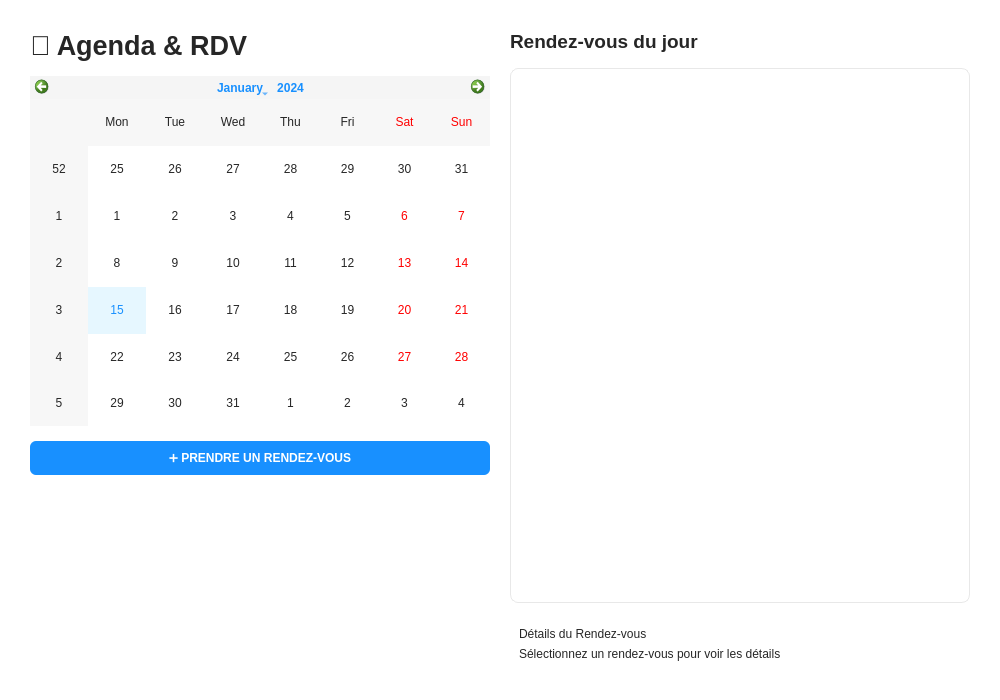
<?xml version="1.0" encoding="UTF-8"?>
<ui version="4.0">
 <class>AgendaWidget</class>
 <widget class="QWidget" name="AgendaWidget">
  <property name="geometry">
   <rect>
    <x>0</x>
    <y>0</y>
    <width>1000</width>
    <height>700</height>
   </rect>
  </property>
  <property name="styleSheet">
   <string notr="true">QWidget {
    background-color: #ffffff;
    color: #262626;
}
QCalendarWidget {
    background-color: #ffffff;
    color: #262626;
    border: 1px solid #e8e8e8;
    border-radius: 8px;
}
QCalendarWidget QAbstractItemView:enabled {
    background-color: #ffffff;
    color: #262626;
    selection-background-color: #e6f7ff;
    selection-color: #1890ff;
}
QCalendarWidget QWidget#qt_calendar_navigationbar {
    background-color: #f5f5f5;
}
QCalendarWidget QToolButton {
    color: #1890ff;
    background-color: transparent;
    font-weight: bold;
}
QListWidget {
    background-color: #ffffff;
    border: 1px solid #e8e8e8;
    border-radius: 8px;
    padding: 10px;
    color: #262626;
}
QListWidget::item:selected {
    background-color: #e6f7ff;
    color: #1890ff;
}
QPushButton#btnAddAppointment {
    background-color: #1890ff;
    color: #ffffff;
    font-weight: bold;
    border-radius: 6px;
    padding: 10px;
}
QPushButton#btnAddAppointment:hover {
    background-color: #40a9ff;
}</string>
  </property>
  <layout class="QHBoxLayout" name="horizontalLayout">
   <property name="spacing">
    <number>20</number>
   </property>
   <property name="leftMargin">
    <number>30</number>
   </property>
   <property name="topMargin">
    <number>30</number>
   </property>
   <property name="rightMargin">
    <number>30</number>
   </property>
   <property name="bottomMargin">
    <number>30</number>
   </property>
   <item>
    <layout class="QVBoxLayout" name="leftLayout">
     <property name="spacing">
      <number>15</number>
     </property>
     <item>
      <widget class="QLabel" name="label">
       <property name="font">
        <font>
         <family>Segoe UI</family>
         <pointsize>20</pointsize>
         <weight>75</weight>
         <bold>true</bold>
        </font>
       </property>
       <property name="text">
        <string>📅 Agenda &amp; RDV</string>
       </property>
      </widget>
     </item>
     <item>
      <widget class="QCalendarWidget" name="calendarWidget">
       <property name="minimumSize">
        <size>
         <width>400</width>
         <height>350</height>
        </size>
       </property>
      </widget>
     </item>
     <item>
      <widget class="QPushButton" name="btnAddAppointment">
       <property name="text">
        <string>➕ PRENDRE UN RENDEZ-VOUS</string>
       </property>
      </widget>
     </item>
     <item>
      <spacer name="verticalSpacer">
       <property name="orientation">
        <set>Qt::Vertical</set>
       </property>
       <property name="sizeHint" stdset="0">
        <size>
         <width>20</width>
         <height>40</height>
        </size>
       </property>
      </spacer>
     </item>
    </layout>
   </item>
   <item>
    <layout class="QVBoxLayout" name="rightLayout">
     <property name="spacing">
      <number>15</number>
     </property>
     <item>
      <widget class="QLabel" name="lblSelectedDate">
       <property name="font">
        <font>
         <pointsize>14</pointsize>
         <weight>75</weight>
         <bold>true</bold>
        </font>
       </property>
       <property name="text">
        <string>Rendez-vous du jour</string>
       </property>
      </widget>
     </item>
     <item>
      <widget class="QListWidget" name="listAppointments"/>
     </item>
     <item>
      <widget class="QFrame" name="appointmentDetails">
       <property name="styleSheet">
        <string notr="true">QWidget {
    background-color: #ffffff;
    color: #262626;
}
QCalendarWidget {
    background-color: #ffffff;
    color: #262626;
    border: 1px solid #e8e8e8;
    border-radius: 8px;
}
QCalendarWidget QAbstractItemView:enabled {
    background-color: #ffffff;
    color: #262626;
    selection-background-color: #e6f7ff;
    selection-color: #1890ff;
}
QCalendarWidget QWidget#qt_calendar_navigationbar {
    background-color: #f5f5f5;
}
QCalendarWidget QToolButton {
    color: #1890ff;
    background-color: transparent;
    font-weight: bold;
}
QListWidget {
    background-color: #ffffff;
    border: 1px solid #e8e8e8;
    border-radius: 8px;
    padding: 10px;
    color: #262626;
}
QListWidget::item:selected {
    background-color: #e6f7ff;
    color: #1890ff;
}
QPushButton#btnAddAppointment {
    background-color: #1890ff;
    color: #ffffff;
    font-weight: bold;
    border-radius: 6px;
    padding: 10px;
}
QPushButton#btnAddAppointment:hover {
    background-color: #40a9ff;
}</string>
       </property>
       <layout class="QVBoxLayout" name="verticalLayout">
        <item>
         <widget class="QLabel" name="label_2">
          <property name="styleSheet">
           <string notr="true">QWidget {
    background-color: #ffffff;
    color: #262626;
}
QCalendarWidget {
    background-color: #ffffff;
    color: #262626;
    border: 1px solid #e8e8e8;
    border-radius: 8px;
}
QCalendarWidget QAbstractItemView:enabled {
    background-color: #ffffff;
    color: #262626;
    selection-background-color: #e6f7ff;
    selection-color: #1890ff;
}
QCalendarWidget QWidget#qt_calendar_navigationbar {
    background-color: #f5f5f5;
}
QCalendarWidget QToolButton {
    color: #1890ff;
    background-color: transparent;
    font-weight: bold;
}
QListWidget {
    background-color: #ffffff;
    border: 1px solid #e8e8e8;
    border-radius: 8px;
    padding: 10px;
    color: #262626;
}
QListWidget::item:selected {
    background-color: #e6f7ff;
    color: #1890ff;
}
QPushButton#btnAddAppointment {
    background-color: #1890ff;
    color: #ffffff;
    font-weight: bold;
    border-radius: 6px;
    padding: 10px;
}
QPushButton#btnAddAppointment:hover {
    background-color: #40a9ff;
}</string>
          </property>
          <property name="text">
           <string>Détails du Rendez-vous</string>
          </property>
         </widget>
        </item>
        <item>
         <widget class="QLabel" name="lblPatientInfo">
          <property name="text">
           <string>Sélectionnez un rendez-vous pour voir les détails</string>
          </property>
         </widget>
        </item>
       </layout>
      </widget>
     </item>
    </layout>
   </item>
  </layout>
 </widget>
 <resources/>
 <connections/>
</ui>
